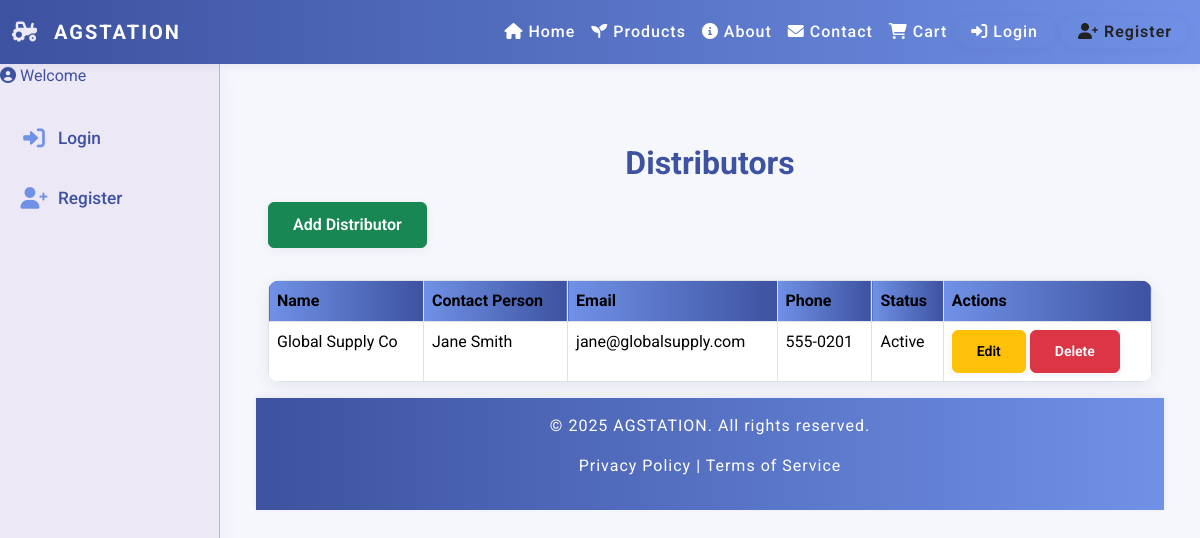
The page /admin/distributors/index.php on the database its author committed.
### tables this page shows
CREATE TABLE Distributors (
    distributor_id INT PRIMARY KEY AUTO_INCREMENT,
    name VARCHAR(255) NOT NULL,
    contact_person VARCHAR(255),
    email VARCHAR(255),
    phone_number VARCHAR(50),
    address TEXT,
    country VARCHAR(100),
    website_url VARCHAR(255),
    business_license_no VARCHAR(100),
    status ENUM('Active', 'Inactive', 'Blacklisted') DEFAULT 'Active',
    notes TEXT
);

### admin/distributors/index.php (the view, shortened to what this page needs)
<?php
include_once '../../includes/header.php';
require_once '../../config/db.php';
try {
    $query = "SELECT distributor_id, name, contact_person, email, phone_number, status FROM Distributors ORDER BY distributor_id DESC";
    $stmt = $pdo->prepare($query);
    $stmt->execute();
    $distributors = $stmt->fetchAll(PDO::FETCH_ASSOC);
} catch (PDOException $e) {
    die("Database error: " . $e->getMessage());
}
?>
<div class="container mt-4">
    <h2>Distributors</h2>
    <a href="create.php" class="btn btn-success mb-2">Add Distributor</a>
    <table class="table table-bordered">
        <thead>
            <tr>
                <th>Name</th>
                <th>Contact Person</th>
                <th>Email</th>
                <th>Phone</th>
                <th>Status</th>
                <th>Actions</th>
            </tr>
        </thead>
        <tbody>
            <?php foreach ($distributors as $row): ?>
            <tr>
                <td><?= htmlspecialchars($row['name']) ?></td>
                <td><?= htmlspecialchars($row['contact_person']) ?></td>
                <td><?= htmlspecialchars($row['email']) ?></td>
                <td><?= htmlspecialchars($row['phone_number']) ?></td>
                <td><?= htmlspecialchars($row['status']) ?></td>
                <td>
                    <a href="edit.php?id=<?= htmlspecialchars($row['distributor_id']) ?>" class="btn btn-warning btn-sm">Edit</a>
                    <a href="delete.php?id=<?= htmlspecialchars($row['distributor_id']) ?>" class="btn btn-danger btn-sm" onclick="return confirm('Delete this distributor?')">Delete</a>
                </td>
            </tr>
            <?php endforeach; ?>
        </tbody>
    </table>
</div>
<?php include_once '../../includes/footer.php'; ?>

### assets/css/style.css (style rules this page uses)
html, body { height: 100%; margin: 0; padding: 0; }
body { font-family: 'Roboto', sans-serif; margin: 0; padding: 0; background: #EDE8F5; color: #222; min-height: 100vh; display: flex; flex-direction: column; height: 100vh; }
h1, h2 { text-align: center; color: #3D52A0; font-weight: 700; margin-bottom: 20px; }
.btn, button { font-weight: 600; border-radius: 6px; padding: 10px 24px; transition: all 0.2s; box-shadow: 0 2px 8px rgba(61, 82, 160, 0.08); }
table { width: 100%; border-collapse: collapse; margin: 24px 0; background: #fff; border-radius: 12px; overflow: hidden; box-shadow: 0 4px 16px rgba(61, 82, 160, 0.10); }
table th, table td { padding: 16px; text-align: left; border-bottom: 1px solid #ADB8DA; }
table th { background: linear-gradient(90deg, #7091E6 0%, #3D52A0 100%); color: #fff; font-weight: bold; }

### rows shown on the page
distributors: name "Global Supply Co", contact_person "Jane Smith", email "jane@globalsupply.com", phone_number "555-0201", status "Active"
